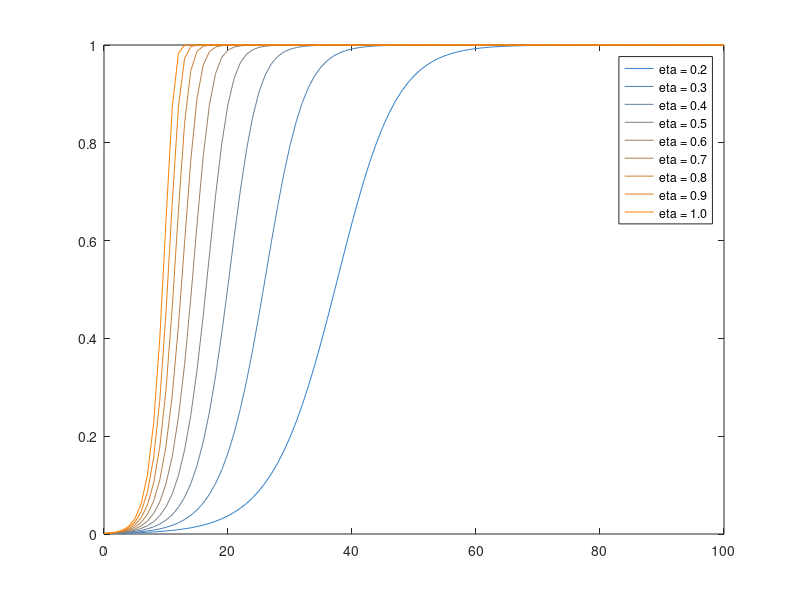

MATLAB code for this plot:
% macroscopic SI epidemic model for Lecture 20 in 16-899 ACRL spring 2020

x0 = 1e-3;
N = 100;
x = zeros(1,N+1);

figure(1);clf;hold on;
x(1) = x0;
for beta = 0.2:0.1:1
for i = 1:N
    x(i+1) = x(i) + beta * (1-x(i)) * x(i);
end
plot(0:N, x, 'color', [beta, 0.5, 1-beta])
end
legend("\beta = 0.2", "\beta = 0.3", "\beta = 0.4",...
    "\beta = 0.5", "\beta = 0.6", "\beta = 0.7",...
    "\beta = 0.8", "\beta = 0.9", "\beta = 1.0");
box on;
